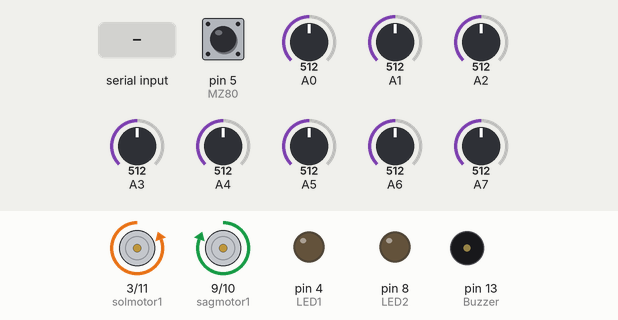
Simulated run of this sketch. Board: Arduino Nano, built with avr-gcc and run on an emulated ATmega328P. On the bench: motor-driver pin pairs drawn as motors (green arrow = first pin HIGH = forward, orange = second pin HIGH = backward, longer = more drive), output pins drawn as LEDs (lit = HIGH), buzzer (waves = sounding, pin HIGH). The inputs (shaded band) are chosen by the test bench; at power-on: A2 = 512, A0 = 512, A3 = 512, pin 5 (MZ80) HIGH, A1 = 512, A4 = 512, A5 = 512, A6 = 512, A7 = 512.

Above: at 8.5 s.
8.6 s: A2 set to 523
At 9.7 s:
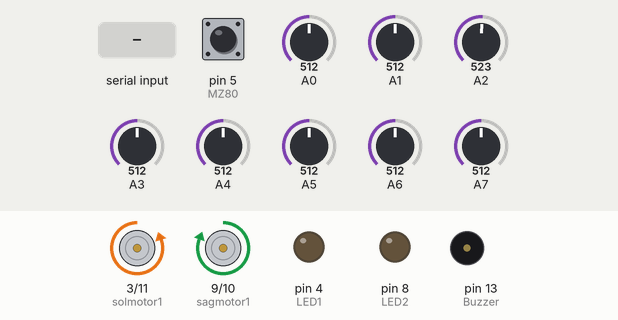
11.6 s: A0 set to 535
14.6 s: A0 set to 562
17.6 s: "P,45\n" received over Serial
19.1 s: A3 set to 253
20.6 s: A3 set to 229
At 22.0 s:
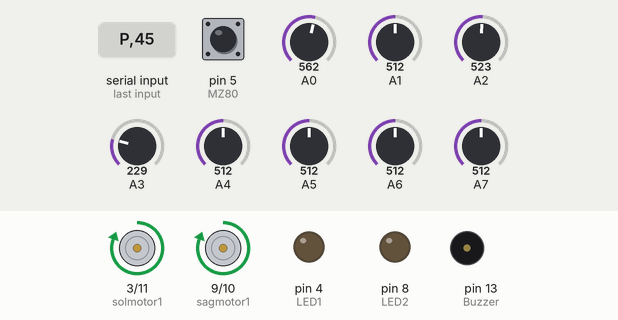
Timing chart, 0 to 23.2 s (numbered marks = the images above; inputs shaded):
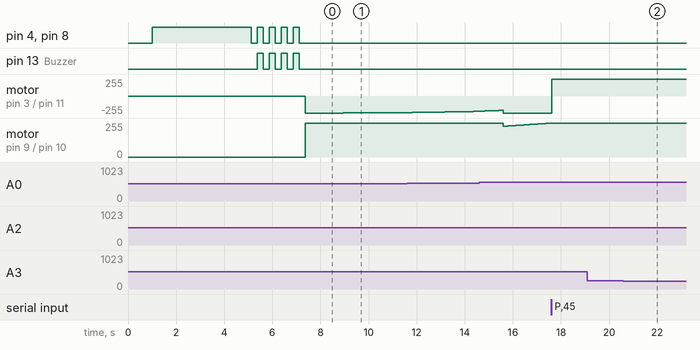

Measured:
- the behaviour switches between 240 and 239 on A3 (found by bisection; images 1 and 2)
- after the input at 8.6 s, motor on pin 3 (solmotor1) / pin 11 (solmotor2): backward 255/255 → backward 254/255 after 0.35 s, → backward 253/255 0.98 s later, → backward 252/255 0.98 s later
- after the input at 19.1 s, every drawn part: stays the same
- after the input at 20.6 s, motor on pin 3 (solmotor1) / pin 11 (solmotor2): forward 255/255 → forward 254/255 at once, → forward 255/255 0.10 s later

The sketch:

cita.ino
```cpp
#include <QTRSensors.h>

#define sagmotor1 9
#define sagmotor2 10
#define solmotor1 3
#define solmotor2 11
#define MZ80 5

#define IRALICI 12
#define startbuton 2

#define LED1 4
#define LED2 8

#define Buzzer 13


QTRSensorsAnalog qtra((unsigned char[]) { A0, A1, A2, A3, A4 , A5, A6, A7} , 8);
unsigned int sensors[8];

int tabanhiz=255; // buradaki ayar robotun sıfır hata ile giderken gittiği hızı gösterir. Pistteki virajlar arttıkça 80 e kadar düşürülebilir. En yüksek verilebilecek değer 255 tir.
int maxhiz=255;
int sonhata = 0;
float Kp = 0.16;
float Kd = 1.6;
float Ki = 0.001;

int ekhiz = 0;
int sagmotorpwm = 0;
int solmotorpwm = 0;
int integral = 0;
int hata = 0;
int zemin=1;
int sonmotor1yon=0;
int sonmotor2yon=0;
char veri;

void setup()
{
  pinMode(sagmotor1, OUTPUT);
  pinMode(sagmotor2, OUTPUT);
  pinMode(solmotor1, OUTPUT);
  pinMode(solmotor2, OUTPUT);
  pinMode(Buzzer, OUTPUT);
   pinMode(LED1, OUTPUT);
    pinMode(LED2, OUTPUT);
  pinMode(MZ80, INPUT_PULLUP);
  pinMode(startbuton, INPUT_PULLUP);

  delay(1000);
  //**** kalibrasyon kodları kalibrasyon arduino üzerindeki led yanık oldugu sürece devam eder robotun çizgi sensörünü tam ortalayarak  yerleştirilmelidir

  int i;
  digitalWrite(LED1, HIGH);
  digitalWrite(LED2, HIGH);
  for (int i = 0; i < 150; i++)
  {
//    if ( 0 <= i && i < 5   )  hafifsagadon();
//    if ( 5 <= i && i  < 15   )  hafifsoladon();
//    if ( 15 <= i && i < 25   )  hafifsagadon();
//    if ( 25 <= i && i < 35   )  hafifsoladon();
//    if ( 35 <= i && i < 40   )  hafifsagadon();
//    if ( 45 <= i && i < 55   )  hafifsoladon();
//    if ( 55 <= i && i < 65   )  hafifsagadon();
//    if ( 65 <= i && i < 75   )  hafifsoladon();
//    if ( 75 <= i && i < 80   )  hafifsagadon();


    if ( i >= 80  )  {
      frenle();
      delay(3);
    }

    qtra.calibrate();
    delay(1);
  }
   flashyap();
   digitalWrite(LED1, LOW);
  digitalWrite(LED2, LOW);
//  if (digitalRead(startbuton)==HIGH) { do frenle();  while(digitalRead(startbuton)==HIGH);}  // başlangıç işlemini buton kontrollü yapmak için aktifleştirmek gerekir
  if (digitalRead(MZ80)==LOW) { do frenle();  while(digitalRead(MZ80)==LOW);}  // başlangıçta engel varsa durup bekler. MZ80 sensörü vb takılı olmalıdır
Serial.begin(9600);
}
void loop(){

 if (Serial.available() > 0)     // Send data only when you receive data:
  {
   motorkontrol(0, 0);
  veri=Serial.read();
    if (veri == 'P') Kp=Serial.parseFloat();
    if (veri == 'D') Kd=Serial.parseFloat();
   if (veri == 'M') maxhiz=Serial.parseInt();
   if (veri == 'T') tabanhiz=Serial.parseInt();

  }


  //********Burada çizginin pozisyon hesabı zemine bağlı oalrak otomatik yapılmaktadır
  unsigned int sensors[8];
  unsigned int position = qtra.readLine(sensors,1,zemin);
  hata= position-3500;


  integral+=hata;   //çizgiden uzaklaştıkça hataları toplar

   //////////// motorlara verilecek hız düzeltme oran hesabı
   int duzeltmehizi = Kp * hata + Kd*(hata - sonhata) + Ki*integral;
  sonhata = hata;


  if (digitalRead(MZ80)==LOW) { do {frenle(); delay(1);}  while(digitalRead(MZ80)==LOW);} // yarış içinde engel engel varsa durup bekler. MZ80 sensörü vb takılı olmalıdır


//  if (sensors[0]<100 && sensors[7]<100 ) { zemin=0;  }//beyaz zemin siyah çizgiyi tespit eder
//  if (sensors[0]>750 && sensors[7]>750 ) { zemin=1;  }//siyah zemin beyaz çizgiyi tespit eder

  //************* Motorlara uygulanacak kesin hız ayarları****
   sagmotorpwm = tabanhiz + duzeltmehizi + ekhiz  ;
   solmotorpwm = tabanhiz - duzeltmehizi + ekhiz ;
   //********************


   /// motorlara hız ayarlarının uygulanması********
   sagmotorpwm = constrain(sagmotorpwm, -255, maxhiz); // Burada motorlara uygulanacak PWM değerlerine sınırlandırma getirilmiştir.
   solmotorpwm = constrain(solmotorpwm, -255, maxhiz);
   motorkontrol(solmotorpwm,sagmotorpwm);
   //**************

}
```

motorkontrol.ino
```cpp
void motorkontrol(int solmotorpwm, int sagmotorpwm){


  if(sagmotorpwm<0) {

      sagmotorpwm=sagmotorpwm*(-1);
      digitalWrite(sagmotor1, LOW);
     analogWrite(sagmotor2, sagmotorpwm);

    }

  else {


      analogWrite(sagmotor1, sagmotorpwm);
      digitalWrite(sagmotor2, LOW);

  }


  if(solmotorpwm<0) {


     solmotorpwm=solmotorpwm*(-1);
     analogWrite(solmotor1, solmotorpwm);
     digitalWrite(solmotor2, LOW);

    }
   else {


    digitalWrite(solmotor1, LOW);
    analogWrite(solmotor2, solmotorpwm);

   }
}


void frenle(){motorkontrol(0,0);}
void hafifsagadon(){motorkontrol(35,-35);}
void hafifsoladon(){motorkontrol(-35,35);}
```

sensoroku.ino
```cpp
void sensoroku(){
   //**********çizgi sensörü pozisyon hesap kodları
  unsigned int sensors[8];
  unsigned int position = qtra.readLine(sensors,1,zemin);
  hata= position-3500;
  }
  void flashyap(){
      digitalWrite(LED1, LOW);digitalWrite(LED2, LOW);digitalWrite(Buzzer, LOW); delay(250);
      digitalWrite(LED1, HIGH);digitalWrite(LED2, HIGH);digitalWrite(Buzzer, HIGH); delay(250);
      digitalWrite(LED1, LOW);digitalWrite(LED2, LOW);digitalWrite(Buzzer, LOW); delay(250);
      digitalWrite(LED1, HIGH);digitalWrite(LED2, HIGH);digitalWrite(Buzzer, HIGH); delay(250);
      digitalWrite(LED1, LOW);digitalWrite(LED2, LOW);digitalWrite(Buzzer, LOW); delay(250);
      digitalWrite(LED1, HIGH);digitalWrite(LED2, HIGH);digitalWrite(Buzzer, HIGH); delay(250);
      digitalWrite(LED1, LOW);digitalWrite(LED2, LOW);digitalWrite(Buzzer, LOW); delay(250);
      digitalWrite(LED1, HIGH);digitalWrite(LED2, HIGH);digitalWrite(Buzzer, HIGH); delay(250);
      digitalWrite(LED1, LOW);digitalWrite(LED2, LOW);digitalWrite(Buzzer, LOW); delay(250);

  }
```
